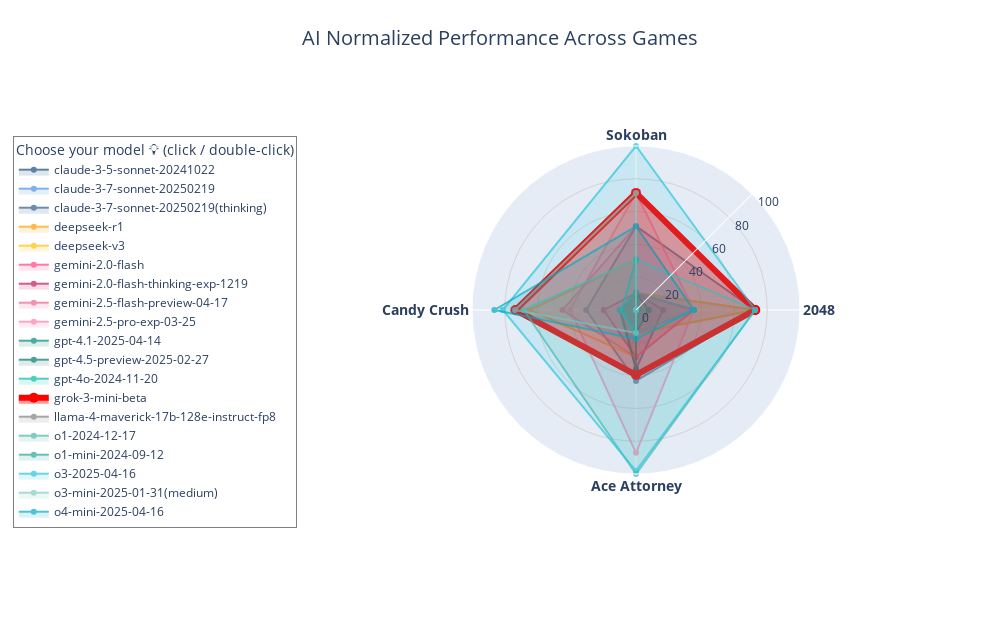

The cell this chart's notebook holds for it:
### Code cell
import json
import pandas as pd
from data_visualization import (
    get_combined_leaderboard,
    create_single_radar_chart,
    GAME_ORDER
)

# Load the rank data
with open('./rank_data_03_25_2025.json', 'r') as f:
    rank_data = json.load(f)

# Select only the four specific games
selected_games = {
    '2048': True,
    'Sokoban': True,
    'Candy Crush': True,
    'Ace Attorney': True
}

# Get combined leaderboard
df = get_combined_leaderboard(rank_data, selected_games)

# Create radar chart with grok-3-mini-beta highlighted
fig = create_single_radar_chart(
    df,
    selected_games=selected_games,
    highlight_models=['grok-3-mini-beta']
)

# Show the figure
fig.show()

# Optionally save the figure
# fig.write_image("grok_radar_chart.png")

### Figure 1 — Plotly figure (JSON) as saved in the notebook; plotly's stock layout.template omitted (floating-point values rounded to 4 significant figures)
{"data": [{"fill": "toself", "fillcolor": "rgba(26, 76, 124, 0.2)", "hovertemplate": "<b>%{fullData.name}</b><br>Game: %{theta}<br>Score: %{r:.1f}<extra></extra>", "line": {"color": "#1A4C7C", "width": 2}, "marker": {"color": "#1A4C7C", "size": 6}, "mode": "lines+markers", "name": "claude-3-5-sonnet-20241022", "opacity": 0.7, "r": [16.49, 10.38, 9.354, 35.96, 16.49], "theta": ["2048", "Sokoban", "Candy Crush", "Ace Attorney", "2048"], "type": "scatterpolar"}, {"fill": "toself", "fillcolor": "rgba(74, 144, 226, 0.2)", "hovertemplate": "<b>%{fullData.name}</b><br>Game: %{theta}<br>Score: %{r:.1f}<extra></extra>", "line": {"color": "#4A90E2", "width": 2}, "marker": {"color": "#4A90E2", "size": 6}, "mode": "lines+markers", "name": "claude-3-7-sonnet-20250219", "opacity": 0.7, "r": [72.66, 10.38, 8.743, 14.04, 72.66], "theta": ["2048", "Sokoban", "Candy Crush", "Ace Attorney", "2048"], "type": "scatterpolar"}, {"fill": "toself", "fillcolor": "rgba(46, 92, 138, 0.2)", "hovertemplate": "<b>%{fullData.name}</b><br>Game: %{theta}<br>Score: %{r:.1f}<extra></extra>", "line": {"color": "#2E5C8A", "width": 2}, "marker": {"color": "#2E5C8A", "size": 6}, "mode": "lines+markers", "name": "claude-3-7-sonnet-20250219(thinking)", "opacity": 0.7, "r": [72.66, 51.06, 30.35, 43.27, 72.66], "theta": ["2048", "Sokoban", "Candy Crush", "Ace Attorney", "2048"], "type": "scatterpolar"}, {"fill": "toself", "fillcolor": "rgba(255, 160, 0, 0.2)", "hovertemplate": "<b>%{fullData.name}</b><br>Game: %{theta}<br>Score: %{r:.1f}<extra></extra>", "line": {"color": "#FFA000", "width": 2}, "marker": {"color": "#FFA000", "size": 6}, "mode": "lines+markers", "name": "deepseek-r1", "opacity": 0.7, "r": [0, 30.72, 64.8, 28.65, 0], "theta": ["2048", "Sokoban", "Candy Crush", "Ace Attorney", "2048"], "type": "scatterpolar"}, {"fill": "toself", "fillcolor": "rgba(255, 193, 7, 0.2)", "hovertemplate": "<b>%{fullData.name}</b><br>Game: %{theta}<br>Score: %{r:.1f}<extra></extra>", "line": {"color": "#FFC107", "width": 2}, "marker": {"color": "#FFC107", "size": 6}, "mode": "lines+markers", "name": "deepseek-v3", "opacity": 0.7, "r": [72.66, 10.38, 8.743, 14.04, 72.66], "theta": ["2048", "Sokoban", "Candy Crush", "Ace Attorney", "2048"], "type": "scatterpolar"}, {"fill": "toself", "fillcolor": "rgba(255, 64, 129, 0.2)", "hovertemplate": "<b>%{fullData.name}</b><br>Game: %{theta}<br>Score: %{r:.1f}<extra></extra>", "line": {"color": "#FF4081", "width": 2}, "marker": {"color": "#FF4081", "size": 6}, "mode": "lines+markers", "name": "gemini-2.0-flash", "opacity": 0.7, "r": [35.22, 10.38, 8.743, 14.04, 35.22], "theta": ["2048", "Sokoban", "Candy Crush", "Ace Attorney", "2048"], "type": "scatterpolar"}, {"fill": "toself", "fillcolor": "rgba(194, 24, 91, 0.2)", "hovertemplate": "<b>%{fullData.name}</b><br>Game: %{theta}<br>Score: %{r:.1f}<extra></extra>", "line": {"color": "#C2185B", "width": 2}, "marker": {"color": "#C2185B", "size": 6}, "mode": "lines+markers", "name": "gemini-2.0-flash-thinking-exp-1219", "opacity": 0.7, "r": [35.22, 10.38, 19.75, 28.65, 35.22], "theta": ["2048", "Sokoban", "Candy Crush", "Ace Attorney", "2048"], "type": "scatterpolar"}, {"fill": "toself", "fillcolor": "rgba(240, 98, 146, 0.2)", "hovertemplate": "<b>%{fullData.name}</b><br>Game: %{theta}<br>Score: %{r:.1f}<extra></extra>", "line": {"color": "#F06292", "width": 2}, "marker": {"color": "#F06292", "size": 6}, "mode": "lines+markers", "name": "gemini-2.5-flash-preview-04-17", "opacity": 0.7, "r": [35.22, 51.06, 44.82, 28.65, 35.22], "theta": ["2048", "Sokoban", "Candy Crush", "Ace Attorney", "2048"], "type": "scatterpolar"}, {"fill": "toself", "fillcolor": "rgba(255, 128, 171, 0.2)", "hovertemplate": "<b>%{fullData.name}</b><br>Game: %{theta}<br>Score: %{r:.1f}<extra></extra>", "line": {"color": "#FF80AB", "width": 2}, "marker": {"color": "#FF80AB", "size": 6}, "mode": "lines+markers", "name": "gemini-2.5-pro-exp-03-25", "opacity": 0.7, "r": [35.22, 71.4, 40.13, 87.11, 35.22], "theta": ["2048", "Sokoban", "Candy Crush", "Ace Attorney", "2048"], "type": "scatterpolar"}, {"fill": "toself", "fillcolor": "rgba(0, 137, 123, 0.2)", "hovertemplate": "<b>%{fullData.name}</b><br>Game: %{theta}<br>Score: %{r:.1f}<extra></extra>", "line": {"color": "#00897B", "width": 2}, "marker": {"color": "#00897B", "size": 6}, "mode": "lines+markers", "name": "gpt-4.1-2025-04-14", "opacity": 0.7, "r": [0, 10.38, 9.966, 35.96, 0], "theta": ["2048", "Sokoban", "Candy Crush", "Ace Attorney", "2048"], "type": "scatterpolar"}, {"fill": "toself", "fillcolor": "rgba(0, 121, 107, 0.2)", "hovertemplate": "<b>%{fullData.name}</b><br>Game: %{theta}<br>Score: %{r:.1f}<extra></extra>", "line": {"color": "#00796B", "width": 2}, "marker": {"color": "#00796B", "size": 6}, "mode": "lines+markers", "name": "gpt-4.5-preview-2025-02-27", "opacity": 0.7, "r": [7.717, 10.38, 8.743, 14.04, 7.717], "theta": ["2048", "Sokoban", "Candy Crush", "Ace Attorney", "2048"], "type": "scatterpolar"}, {"fill": "toself", "fillcolor": "rgba(0, 191, 165, 0.2)", "hovertemplate": "<b>%{fullData.name}</b><br>Game: %{theta}<br>Score: %{r:.1f}<extra></extra>", "line": {"color": "#00BFA5", "width": 2}, "marker": {"color": "#00BFA5", "size": 6}, "mode": "lines+markers", "name": "gpt-4o-2024-11-20", "opacity": 0.7, "r": [2.452, 10.38, 8.743, 14.04, 2.452], "theta": ["2048", "Sokoban", "Candy Crush", "Ace Attorney", "2048"], "type": "scatterpolar"}, {"fill": "toself", "fillcolor": "rgba(255, 0, 0, 0.4)", "hovertemplate": "<b>%{fullData.name}</b><br>Game: %{theta}<br>Score: %{r:.1f}<extra></extra>", "line": {"color": "red", "width": 6}, "marker": {"color": "red", "size": 10}, "mode": "lines+markers", "name": "grok-3-mini-beta", "opacity": 1, "r": [72.66, 71.4, 73.56, 39.61, 72.66], "theta": ["2048", "Sokoban", "Candy Crush", "Ace Attorney", "2048"], "type": "scatterpolar"}, {"fill": "toself", "fillcolor": "rgba(128, 128, 128, 0.2)", "hovertemplate": "<b>%{fullData.name}</b><br>Game: %{theta}<br>Score: %{r:.1f}<extra></extra>", "line": {"color": "#808080", "width": 2}, "marker": {"color": "#808080", "size": 6}, "mode": "lines+markers", "name": "llama-4-maverick-17b-128e-instruct-fp8", "opacity": 0.7, "r": [35.22, 10.38, 9.966, 14.04, 35.22], "theta": ["2048", "Sokoban", "Candy Crush", "Ace Attorney", "2048"], "type": "scatterpolar"}, {"fill": "toself", "fillcolor": "rgba(77, 182, 172, 0.2)", "hovertemplate": "<b>%{fullData.name}</b><br>Game: %{theta}<br>Score: %{r:.1f}<extra></extra>", "line": {"color": "#4DB6AC", "width": 2}, "marker": {"color": "#4DB6AC", "size": 6}, "mode": "lines+markers", "name": "o1-2024-12-17", "opacity": 0.7, "r": [72.66, 30.72, 68.47, 100, 72.66], "theta": ["2048", "Sokoban", "Candy Crush", "Ace Attorney", "2048"], "type": "scatterpolar"}, {"fill": "toself", "fillcolor": "rgba(38, 166, 154, 0.2)", "hovertemplate": "<b>%{fullData.name}</b><br>Game: %{theta}<br>Score: %{r:.1f}<extra></extra>", "line": {"color": "#26A69A", "width": 2}, "marker": {"color": "#26A69A", "size": 6}, "mode": "lines+markers", "name": "o1-mini-2024-09-12", "opacity": 0.7, "r": [0, 30.72, 8.743, 14.04, 0], "theta": ["2048", "Sokoban", "Candy Crush", "Ace Attorney", "2048"], "type": "scatterpolar"}, {"fill": "toself", "fillcolor": "rgba(38, 198, 218, 0.2)", "hovertemplate": "<b>%{fullData.name}</b><br>Game: %{theta}<br>Score: %{r:.1f}<extra></extra>", "line": {"color": "#26C6DA", "width": 2}, "marker": {"color": "#26C6DA", "size": 6}, "mode": "lines+markers", "name": "o3-2025-04-16", "opacity": 0.7, "r": [72.66, 100, 81.21, 98.07, 72.66], "theta": ["2048", "Sokoban", "Candy Crush", "Ace Attorney", "2048"], "type": "scatterpolar"}, {"fill": "toself", "fillcolor": "rgba(128, 203, 196, 0.2)", "hovertemplate": "<b>%{fullData.name}</b><br>Game: %{theta}<br>Score: %{r:.1f}<extra></extra>", "line": {"color": "#80CBC4", "width": 2}, "marker": {"color": "#80CBC4", "size": 6}, "mode": "lines+markers", "name": "o3-mini-2025-01-31(medium)", "opacity": 0.7, "r": [0, 71.4, 73.76, 14.04, 0], "theta": ["2048", "Sokoban", "Candy Crush", "Ace Attorney", "2048"], "type": "scatterpolar"}, {"fill": "toself", "fillcolor": "rgba(0, 172, 193, 0.2)", "hovertemplate": "<b>%{fullData.name}</b><br>Game: %{theta}<br>Score: %{r:.1f}<extra></extra>", "line": {"color": "#00ACC1", "width": 2}, "marker": {"color": "#00ACC1", "size": 6}, "mode": "lines+markers", "name": "o4-mini-2025-04-16", "opacity": 0.7, "r": [35.22, 51.06, 86.4, 17.69, 35.22], "theta": ["2048", "Sokoban", "Candy Crush", "Ace Attorney", "2048"], "type": "scatterpolar"}], "layout": {"autosize": false, "height": 620, "legend": {"bgcolor": "rgba(255,255,255,0.6)", "bordercolor": "gray", "borderwidth": 1, "font": {"size": 12}, "itemclick": "toggleothers", "itemdoubleclick": "toggle", "itemsizing": "trace", "title": {"text": "Choose your model 💡 (click / double-click)"}, "x": -1.4, "xanchor": "left", "y": 0.8, "yanchor": "top"}, "margin": {"b": 20, "l": 400, "r": 200, "t": 20}, "polar": {"angularaxis": {"tickangle": 0, "tickfont": {"size": 14, "weight": "bold"}}, "radialaxis": {"angle": 45, "gridcolor": "lightgray", "gridwidth": 1, "range": [0, 100], "tickangle": 45, "tickfont": {"size": 12}, "visible": true}}, "title": {"font": {"size": 20}, "pad": {"b": 20}, "text": "AI Normalized Performance Across Games", "x": 0.5, "xanchor": "center", "y": 0.95, "yanchor": "top"}, "width": 1000}}
